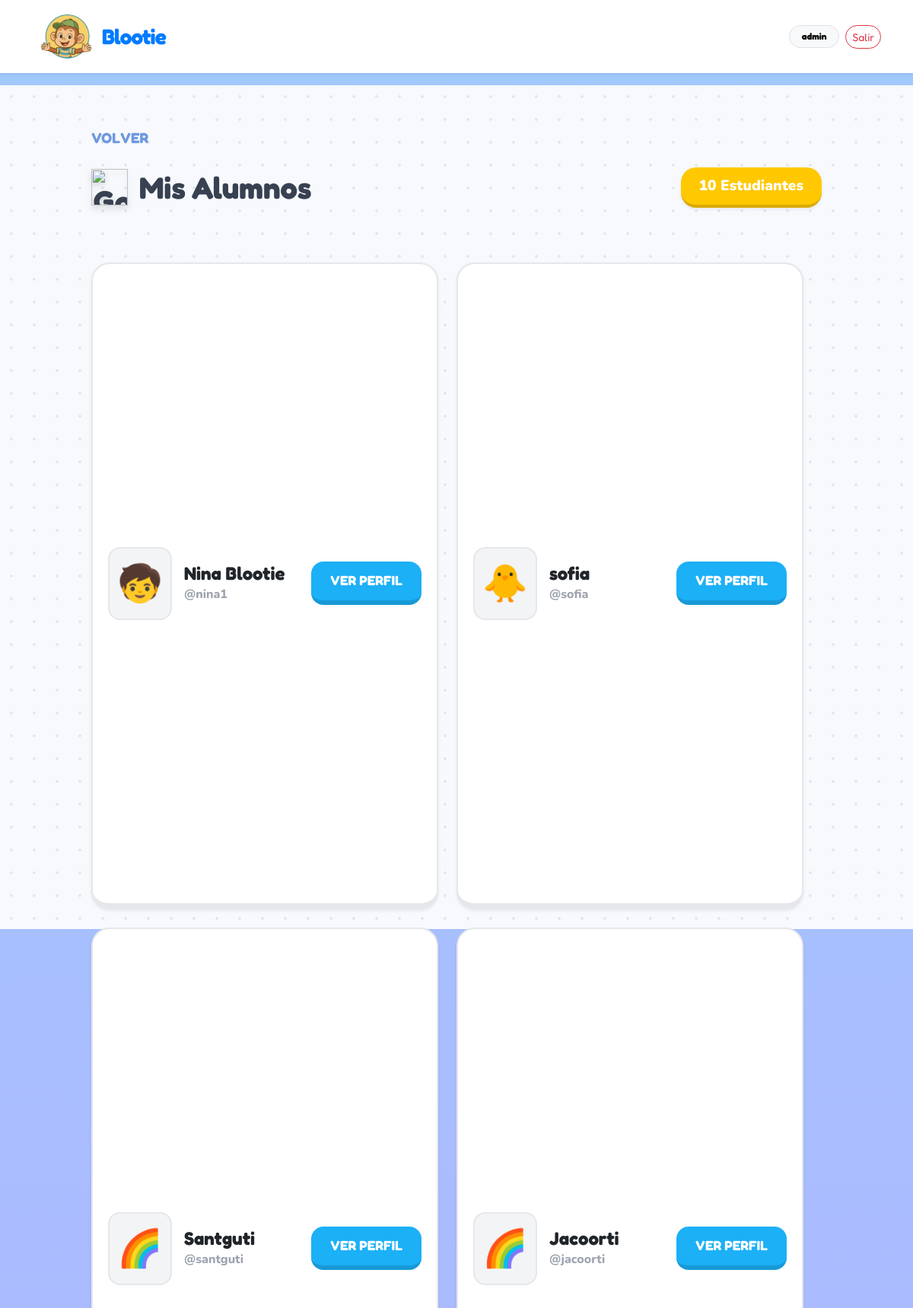
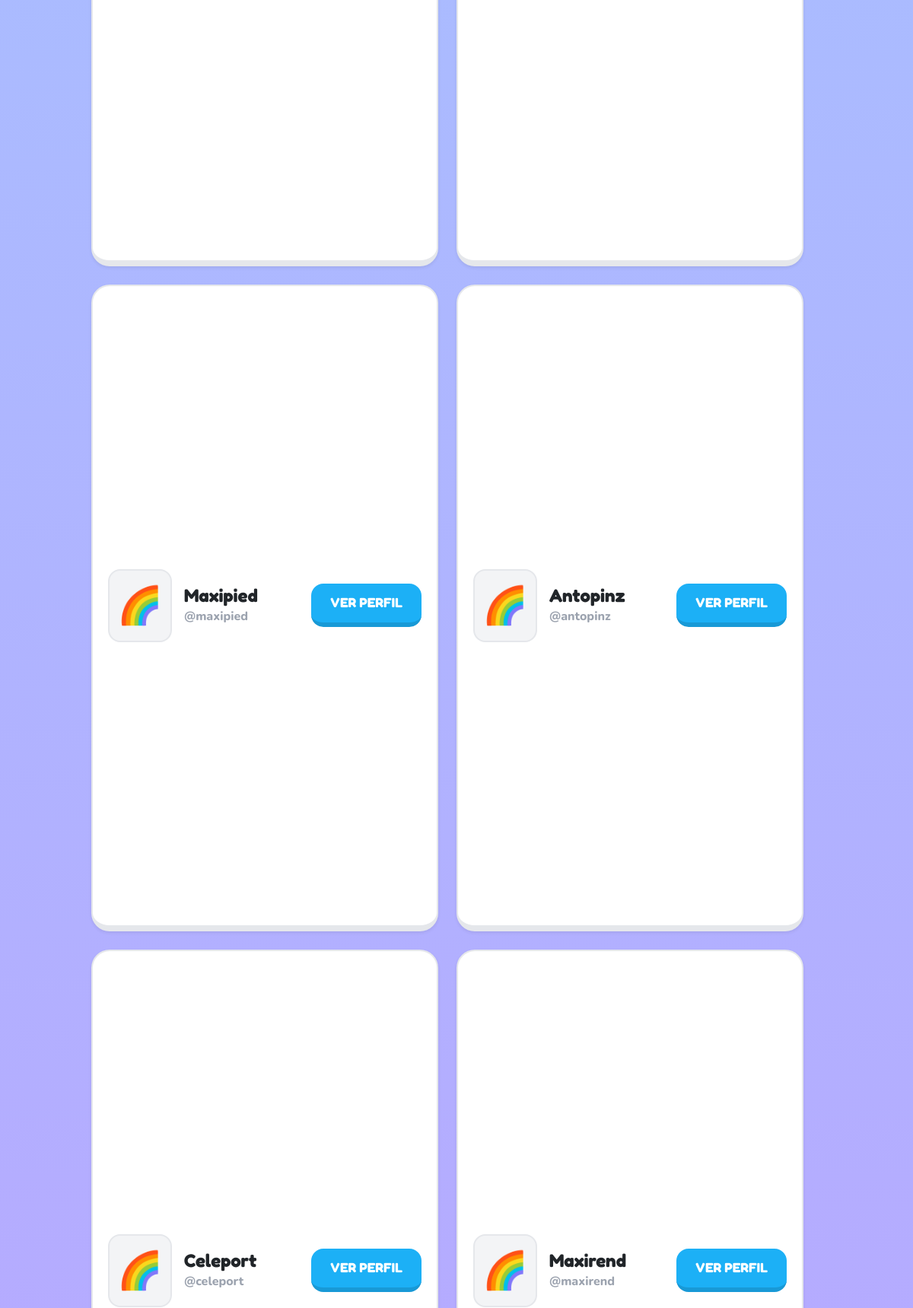
The page /admin-panel/usuarios/ (signed in, upper part) on the database its author committed (2 pictures, top to bottom).
### blootie_app/models.py (models this page shows, shortened)
class Perfil(models.Model):
    ROL_CHOICES = [
        ('admin', 'Administrador'),
        ('profesor', 'Profesor'),
        ('estudiante', 'Estudiante'),
    ]
    user = models.OneToOneField(User, on_delete=models.CASCADE)
    rol = models.CharField(max_length=20, choices=ROL_CHOICES, default='estudiante')
    avatar = models.CharField(max_length=10, blank=True, default='🌈')
    profesor_asignado = models.ForeignKey(
        User,
        on_delete=models.SET_NULL,
        null=True,
        blank=True,
        related_name='mis_estudiantes',
        limit_choices_to={'perfil__rol': 'profesor'}
    )

### blootie_app/views.py (the view)
# urls.py: path('admin-panel/usuarios/', views.lista_alumnos, name='admin_users'),
@login_required
def lista_alumnos(request):
    alumnos = Perfil.objects.filter(rol='estudiante')
    query = request.GET.get('q')
    if query:
        alumnos = alumnos.filter(user__username__icontains=query)
    context = {
        'alumnos': alumnos,
    }
    return render(request, 'teacher/students.html', context)

### templates/teacher/students.html (shortened to what this page needs)
{% extends 'base.html' %}
{% load static %}
{% block content %}
<link rel="stylesheet" href="https://cdn.jsdelivr.net/npm/bootstrap-icons@1.10.0/font/bootstrap-icons.css">
<div class="blootie-theme">
    <div class="view-container">
        <div class="mb-4">
            <a href="{% url 'dashboard' %}" style="display: block; margin-top: 25px; color: #6f99e0; font-weight: 900; text-transform: uppercase; text-decoration: none; font-size: 1.2rem;">Volver</a>
        </div>
        <div class="d-flex justify-content-between align-items-center mb-5 flex-wrap gap-3">
            <h2 class="b-title">
                <img src="https://raw.githubusercontent.com/microsoft/fluentui-emoji/main/assets/Graduation%20cap/3D/graduation_cap_3d.png" class="asset-3d-title" alt="Gorro">
                Mis Alumnos
            </h2>
            <div class="b-badge-counter shadow-sm">
                {{ alumnos.count }} Estudiantes
            </div>
        </div>
        <div class="row g-4">
            <div class="row g-4">
            {% for perfil in alumnos %}
            <div class="col-12 col-lg-6">
                <div class="student-card shadow-sm">
                    <div class="d-flex align-items-center gap-3">
                        <div style="font-size: 3rem; background: #F3F4F6; padding: 10px; border-radius: 16px; border: 2px solid #E5E7EB;">
                            {{ perfil.avatar|default:"👤" }}
                        </div>
                        <div>
                            <h6 class="mb-0 fs-4 text-dark" style="font-weight: 900; line-height: 1.2;">
                                {{ perfil.user.get_full_name|default:perfil.user.username }}
                            </h6>
                            <small style="font-weight: 800; color: #9CA3AF; font-size: 1rem;">
                                @{{ perfil.user.username }}
                            </small>
                        </div>
                    </div>
                    <div class="text-end mt-2 mt-sm-0">
                        <a href="{% url 'detalle_alumno' perfil.id %}" class="btn-b-blue">Ver Perfil</a>
                    </div>
                </div>
            </div>
            {% endfor %}
        </div>
    </div>
</div>
{% endblock %}

### templates/base.html (shortened to what this page needs)
{% load static %}
<!doctype html>
<html lang="es">
<head>
  <link href="https://cdn.jsdelivr.net/npm/bootstrap@5.3.3/dist/css/bootstrap.min.css" rel="stylesheet">
  <link href="https://cdn.jsdelivr.net/npm/bootstrap-icons@1.11.3/font/bootstrap-icons.css" rel="stylesheet">
  <link rel="stylesheet" href="{% static 'css/app.css' %}">
  <link rel="stylesheet" href="https://cdn.jsdelivr.net/npm/bootstrap-icons@1.11.3/font/bootstrap-icons.min.css">
</head>
<body>
<nav class="navbar navbar-expand-lg navbar-light bg-white shadow-sm sticky-top">
  <div class="container">
    <a class="navbar-brand fw-bold d-flex align-items-center gap-2" href="{% url 'home' %}" style="color: #007bff;">
      <img src="{% static 'img/logo_blootie.png' %}" alt="Logo Blootie" style="max-height: 70px; width: auto;">
      <span class="fs-3" style="letter-spacing: -1px;">Blootie</span>
    </a>
    <div class="ms-auto d-flex align-items-center gap-2 flex-wrap">
      {% if request.user.is_authenticated %}
      <span class="badge rounded-pill text-bg-light border px-3 py-2">{{ request.user.username }}</span>
      <a class="btn btn-sm btn-outline-danger rounded-pill" href="{% url 'logout' %}">Salir</a>
      {% else %}
      <a class="btn btn-sm btn-primary rounded-pill px-4" href="{% url 'login' %}">Entrar</a>
      {% endif %}
    </div>
  </div>
</nav>
{% block content %}{% endblock %}
</body>
</html>

### static/css/app.css (style rules this page uses)
html, body, h1, h2, h3, h4, h5, h6, p, a, span, button { font-family: 'Fredoka', sans-serif !important; }
body { background: radial-gradient(circle at top left, rgba(255, 152, 203, .28), transparent 18%), radial-gradient(circle at top right, rgba(111, 197, 255, .25), transparent 22%), linear-gradient(180deg, #fffdf7 0%, #f7fbff 55%, #fff8fd 100%); min-height: 100vh; color: #2c3850; margin: 0; padding: 0; font-family: 'Poppins', sans-serif; }
body { margin: 0; padding: 0; }
body { margin: 0; padding: 0; font-family: 'Poppins', sans-serif; background: linear-gradient( rgba(120, 180, 255, 0.7), rgba(160, 120, 255, 0.7) ), url('/static/img/fondo_blootie.png'); background-size: cover; background-position: center; background-repeat: no-repeat; }

### templates/teacher/students.html (style rules this page uses)
.blootie-theme { font-family: 'Nunito', sans-serif; background-color: #F7F9FC; background-image: radial-gradient(#E2E8F0 2px, transparent 2px); background-size: 30px 30px; min-height: 100vh; padding-top: 30px; padding-bottom: 50px; }
.view-container { max-width: 1000px; margin: 0 auto; padding: 0 20px; }
.b-title { color: #374151; font-size: 2.5rem; font-weight: 900; display: flex; align-items: center; gap: 15px; margin: 0; }
.btn-b-blue { background: #1CB0F6; color: white; border: none; border-bottom: 6px solid #1899D6; border-radius: 16px; padding: 12px 25px; font-weight: 900; font-size: 1.1rem; text-transform: uppercase; text-decoration: none; transition: all 0.1s; display: inline-block; }
.student-card { background: white; border-radius: 24px; padding: 20px; border: 2px solid #E5E7EB; border-bottom: 8px solid #E5E7EB; transition: transform 0.2s cubic-bezier(0.34, 1.56, 0.64, 1), border-color 0.2s; display: flex; align-items: center; justify-content: space-between; height: 100%; flex-wrap: wrap; gap: 15px; }
.b-badge-counter { background: #FFC800; color: white; font-weight: 900; padding: 10px 24px; border-radius: 20px; font-size: 1.2rem; border-bottom: 4px solid #D9AA00; display: inline-flex; align-items: center; gap: 8px; }
.asset-3d-title { width: 48px; height: 48px; object-fit: contain; filter: drop-shadow(0 4px 4px rgba(0,0,0,0.15)); }

### rows shown on the page
Perfil: avatar "🧒", user.get_full_name "Nina Blootie", user.username "nina1"
Perfil: avatar "🐥", user.get_full_name "sofia", user.username "sofia"
Perfil: avatar "🌈", user.get_full_name "Santguti", user.username "santguti"
Perfil: avatar "🌈", user.get_full_name "Jacoorti", user.username "jacoorti"
Perfil: avatar "🌈", user.get_full_name "Maxipied", user.username "maxipied"
Perfil: avatar "🌈", user.get_full_name "Antopinz", user.username "antopinz"
Perfil: avatar "🌈", user.get_full_name "Celeport", user.username "celeport"
Perfil: avatar "🌈", user.get_full_name "Maxirend", user.username "maxirend"

### other values the page prints
{{ request.user.username }} "admin"
{{ alumnos.count }} "10"
